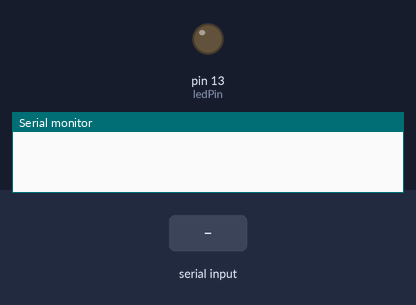
Bench run of a sketch on a simulated Arduino Uno, built with avr-gcc and run on an emulated ATmega328P. Parts: output pins drawn as LEDs (lit = HIGH), the last lines printed to the serial monitor. Inputs (shaded band) come from the test bench.

Above: at 1.2 s.
1.3 s: "1\n" received over Serial
At 1.8 s:
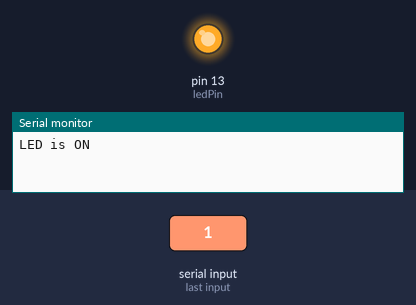
4.3 s: "0\n" received over Serial
At 5.3 s:
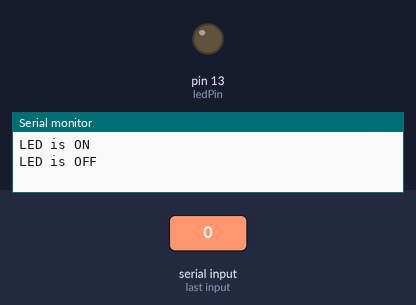
Timing chart, 0 to 7.3 s (numbered marks = the images above; inputs shaded):
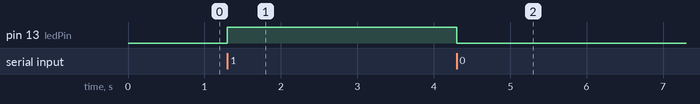

The sketch:

Jerery_Blum_Tutorials_9.2.2_SerialComm_LED.ino
```cpp
int ledPin = 13;

void setup() {
  Serial.begin(9600);
  pinMode(ledPin, OUTPUT);
}

void loop() {
  // have the arduino wait to receive input
  while(Serial.available() == 0);
  //Read the Input
  int val = Serial.read() - '0';
  if (val == 1){
    Serial.println("LED is ON");
    digitalWrite(ledPin, HIGH);
  } else if (val == 0){
    Serial.println("LED is OFF");
    digitalWrite(ledPin, LOW);
  } else {
    Serial.println("Invalid!");
  }
  delay(10);
  while(Serial.available()>0){
    Serial.read();
    delay(10);
  }
}
```

Measured:
- after the input at 1.3 s, pin 13 (ledPin): LOW → HIGH at once
- after the input at 4.3 s, pin 13 (ledPin): HIGH → LOW at once
